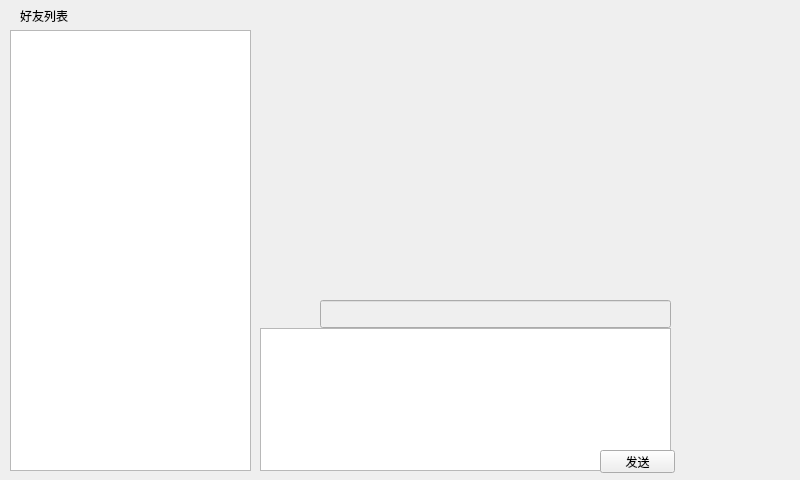
<?xml version="1.0" encoding="UTF-8"?>
<ui version="4.0">
 <class>CHAT</class>
 <widget class="QWidget" name="CHAT">
  <property name="geometry">
   <rect>
    <x>0</x>
    <y>0</y>
    <width>800</width>
    <height>480</height>
   </rect>
  </property>
  <property name="windowTitle">
   <string>Widget</string>
  </property>
  <widget class="QListWidget" name="listWidgetFriend">
   <property name="geometry">
    <rect>
     <x>10</x>
     <y>30</y>
     <width>241</width>
     <height>441</height>
    </rect>
   </property>
  </widget>
  <widget class="QLabel" name="labelFriend">
   <property name="geometry">
    <rect>
     <x>20</x>
     <y>10</y>
     <width>54</width>
     <height>12</height>
    </rect>
   </property>
   <property name="text">
    <string>好友列表</string>
   </property>
  </widget>
  <widget class="QTextEdit" name="textEdit">
   <property name="geometry">
    <rect>
     <x>260</x>
     <y>328</y>
     <width>411</width>
     <height>143</height>
    </rect>
   </property>
  </widget>
  <widget class="QPushButton" name="btnSend">
   <property name="geometry">
    <rect>
     <x>600</x>
     <y>450</y>
     <width>75</width>
     <height>23</height>
    </rect>
   </property>
   <property name="text">
    <string>发送</string>
   </property>
  </widget>
  <widget class="QLabel" name="labelUserName">
   <property name="geometry">
    <rect>
     <x>260</x>
     <y>30</y>
     <width>411</width>
     <height>20</height>
    </rect>
   </property>
   <property name="font">
    <font>
     <family>Aharoni</family>
     <pointsize>12</pointsize>
     <weight>75</weight>
     <bold>true</bold>
    </font>
   </property>
   <property name="styleSheet">
    <string notr="true">background-color:rgb(240,240,240,100);
border-color:rgb(255,255,255);
border-width:0;
color:rgb(30,30,30,180);</string>
   </property>
   <property name="text">
    <string/>
   </property>
   <property name="alignment">
    <set>Qt::AlignCenter</set>
   </property>
  </widget>
  <widget class="QLineEdit" name="lineEdit">
   <property name="enabled">
    <bool>false</bool>
   </property>
   <property name="geometry">
    <rect>
     <x>320</x>
     <y>300</y>
     <width>351</width>
     <height>28</height>
    </rect>
   </property>
   <property name="styleSheet">
    <string notr="true">border-width:0;</string>
   </property>
  </widget>
  <widget class="QPushButton" name="btnEmjoy">
   <property name="geometry">
    <rect>
     <x>260</x>
     <y>300</y>
     <width>28</width>
     <height>28</height>
    </rect>
   </property>
   <property name="styleSheet">
    <string notr="true">border-image:url(emjoy.jpg);
background:transparent;
border-width:0;
border-style:outset;</string>
   </property>
   <property name="text">
    <string/>
   </property>
  </widget>
  <widget class="QPushButton" name="btnKey">
   <property name="geometry">
    <rect>
     <x>290</x>
     <y>300</y>
     <width>28</width>
     <height>28</height>
    </rect>
   </property>
   <property name="focusPolicy">
    <enum>Qt::NoFocus</enum>
   </property>
   <property name="styleSheet">
    <string notr="true">border-image:url(keyborder.jpg);
background:transparent;
border-width:0;
border-style:outset;</string>
   </property>
   <property name="text">
    <string/>
   </property>
  </widget>
 </widget>
 <layoutdefault spacing="6" margin="11"/>
 <resources/>
 <connections/>
</ui>
